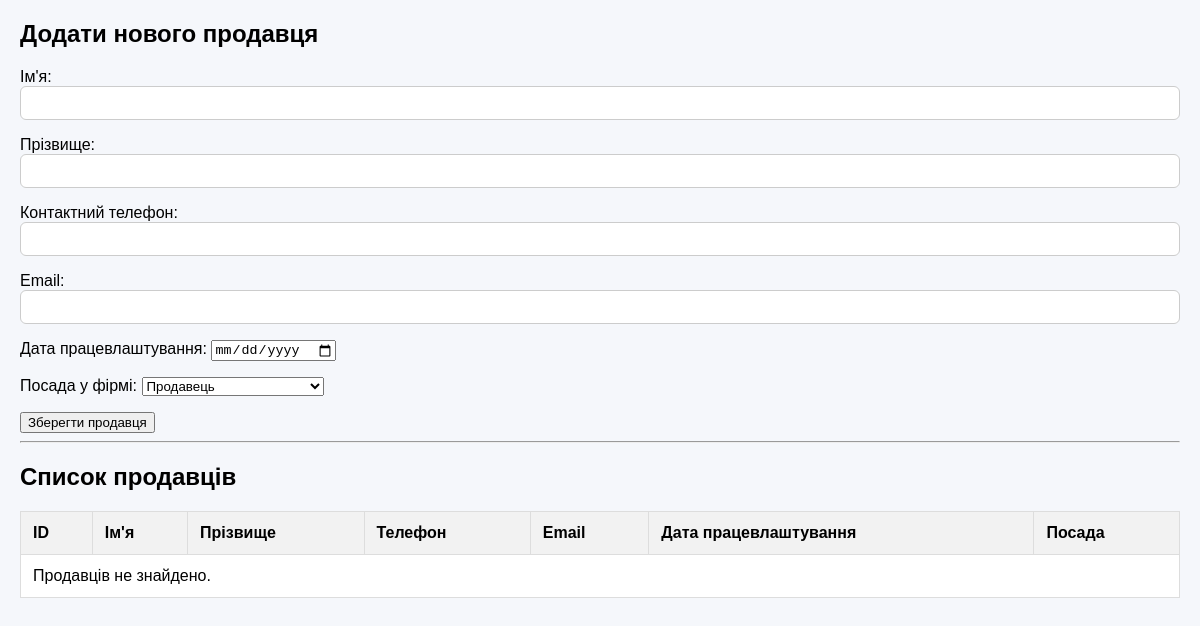
Page /shop/sellers/ on the earlier database version.
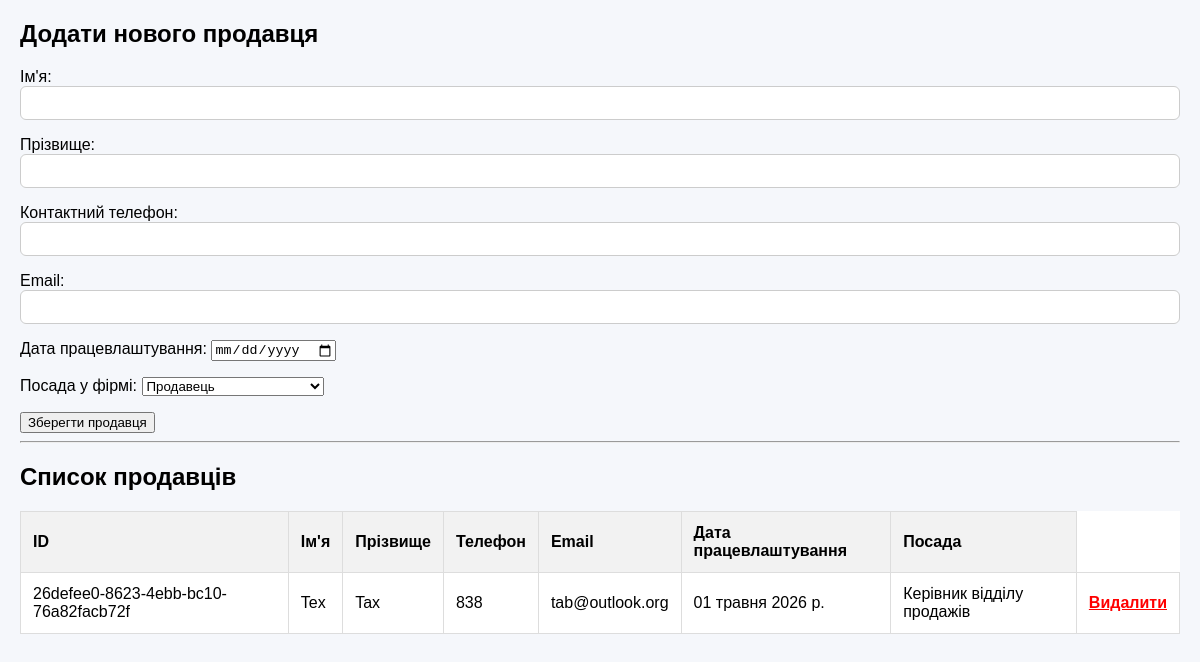
Same page on the later database version.
### ShopApp/models.py (models this page shows, shortened)
class Seller(models.Model):
    class Position(models.TextChoices):
        SELLER = 'SELLER', 'Продавець'
        SENIOR_SELLER = 'SENIOR', 'Головний продавець'
        HEAD_OF_SALES = 'HEAD', 'Керівник відділу продажів'
    id = models.UUIDField(primary_key=True, default=uuid.uuid4, editable=False)
    first_name = models.CharField(max_length=255, verbose_name="Ім'я")
    last_name = models.CharField(max_length=255, verbose_name="Прізвище")
    phone = models.CharField(max_length=20, verbose_name="Контактний телефон")
    email = models.EmailField(unique=True, verbose_name="Email")
    hire_date = models.DateField(verbose_name="Дата працевлаштування")
    position = models.CharField(
        max_length=10,
        choices=Position.choices,
        default=Position.SELLER,
        verbose_name="Посада у фірмі"
    )
    class Meta:
        verbose_name = "Продавець"
        verbose_name_plural = "Продавці"
        db_table = 'shop_sellers'

### ShopApp/views.py (the view)
# urls.py: path('sellers/', views.sellers, name='sellers'),
def sellers(request):
    if request.method == 'POST':
        form = SellerForm(request.POST)
        if form.is_valid():
            form.save()
            return redirect('sellers')
    else:
        form = SellerForm()
    sellers = Seller.objects.all()
    return render(request, 'sellers_list.html', {'sellers': sellers, 'form': form})

### ShopApp/forms.py
class SellerForm(forms.ModelForm):
    class Meta:
        model = Seller
        fields = ['first_name', 'last_name', 'phone', 'email', 'hire_date', 'position']
        widgets = {
            'hire_date': forms.DateInput(attrs={'type': 'date'}),
        }

### ShopApp/templates/sellers_list.html (shortened to what this page needs)
{% extends 'layout.html' %}
{% block content %}
<h2>Додати нового продавця</h2>
<form method="POST">
    {{ form.as_p }}
    <button type="submit">Зберегти продавця</button>
</form>
<hr>
<h2>Список продавців</h2>
<table>
    <thead>
        <tr>
            <th>ID</th>
            <th>Ім'я</th>
            <th>Прізвище</th>
            <th>Телефон</th>
            <th>Email</th>
            <th>Дата працевлаштування</th>
            <th>Посада</th>
        </tr>
    </thead>
    <tbody>
        {% for seller in sellers %}
        <tr>
            <td>{{ seller.id }}</td>
            <td>{{ seller.first_name }}</td>
            <td>{{ seller.last_name }}</td>
            <td>{{ seller.phone }}</td>
            <td>{{ seller.email }}</td>
            <td>{{ seller.hire_date }}</td>
            <td>{{ seller.get_position_display }}</td>
            <td>
                <a href="{% url 'delete_seller' seller.id %}" style="color: red; font-weight: bold;">Видалити</a>
            </td>
        </tr>
        {% empty %}
        <tr>
            <td colspan="7">Продавців не знайдено.</td>
        </tr>
        {% endfor %}
    </tbody>
</table>
{% endblock %}

### ShopApp/templates/layout.html (shortened to what this page needs)
<!DOCTYPE html>
<html lang="uk">
<head>
</head>
<body>
    {% block content %}
    {% endblock %}
</body>
</html>

### ShopApp/templates/layout.html (style rules this page uses)
body { font-family: Arial, sans-serif; margin: 20px; background-color: #f5f7fb; }
table { width: 100%; border-collapse: collapse; margin-bottom: 30px; background: white; }
th, td { border: 1px solid #ddd; padding: 12px; text-align: left; }
th { background-color: #f2f2f2; }
input[type="text"], input[type="email"], input[type="password"] { width: 100%; padding: 8px 12px; border: 1px solid #ccc; border-radius: 6px; box-sizing: border-box; font-size: 14px; }

Differences in the rows shown:
added Seller: id "26defee0-8623-4ebb-bc10-76a82facb72f", first_name "Tex", last_name "Tax", phone "838", email "tab@outlook.org", hire_date "01 травня 2026 р.", position "Керівник відділу продажів"
Other differences:
text no longer shown: "Продавців не знайдено."
